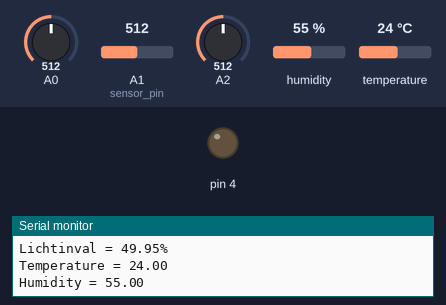
A sketch run on a simulated Arduino Uno, built for the host (arithmetic inside an expression is 32-bit, double 64-bit). Parts: output pins drawn as LEDs (lit = HIGH), the last lines printed to the serial monitor. Inputs (shaded band) come from the test bench; at power-on: A0 = 512, A1 (sensor_pin) = 512, A2 = 512, humidity 55 %, temperature 24 °C. WiFi joins after 1.5 s; servers stay silent unless stated.

Above: at 0.1 s.
At 1.6 s:
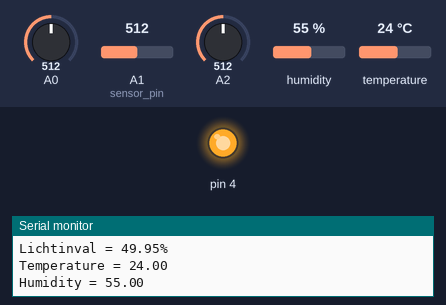
Timing chart, 0 to 3.1 s (numbered marks = the images above):
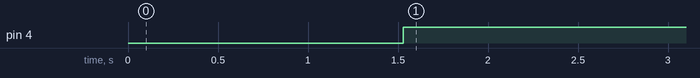

Measured:
- by itself, pin 4: LOW → HIGH at 1.5 s

The sketch:

eindproduct.ino
```cpp
#include <SPI.h>
#include <Ethernet.h>

// luchtV temp
#include <dht.h>
dht DHT;
#define DHT11_PIN 7
// Grondvochtigheid
int sensor_pin = A1;
int gnd_vocht ;

// Lichtsensor
float light;

float lvl;

// Incoming data
String data;

String readString;
// network configuration.  gateway and subnet are optional.

 // the media access control (ethernet hardware) address for the shield:
byte mac[] = { 0xA8, 0x61, 0x0A, 0xAE, 0x88, 0x47 };

//the IP address for the shield:
IPAddress ip(192,168,178,35);

EthernetServer server(80);
void setup()
{

  pinMode(4,OUTPUT);
  digitalWrite(4,LOW);
  // initialize the ethernet device
  Ethernet.begin(mac, ip);

  // start listening for clients
  server.begin();

  Serial.begin(9600);

  Serial.print("Server address: ");
  Serial.println(Ethernet.localIP());
}

void loop()
{
    Licht();

    HumidityTemp();

    Grond();

    Level();

    Serial.println();

  // if an incoming client connects, there will be bytes available to read:
  EthernetClient client = server.available();

  if (client) {
    Serial.println("new client");

    boolean currentLineIsBlank = true;
    while(client.connected())
    {
      if(client.available())
      {

        char thisChar = client.read();
        //Serial.print(thisChar);

        data += thisChar;

        if(thisChar == '>')
        {
          Serial.println(data);

          // Outgoing data
          char outBuf[20];

          if(data == "<HUMIDITY>"){
            sprintf(outBuf,"<HUMIDITY>%d",int(DHT.humidity));
            Serial.println(outBuf);
            server.write(outBuf);
            outBuf[0] = 0;
          }
          if(data == "<LIGHT>"){
            sprintf(outBuf,"<LIGHT>%d",int(light));
            Serial.println(outBuf);
            server.write(outBuf);
            outBuf[0] = 0;
          }
          if(data == "<TEMPERATURE>"){
            sprintf(outBuf,"<TEMPERATURE>%d",int(DHT.temperature));
            Serial.println(outBuf);
            server.write(outBuf);
            outBuf[0] = 0;
          }
          if(data == "<WATERTANK>"){
            sprintf(outBuf,"<WATERTANK>%d", int(lvl));
            Serial.println(outBuf);
            server.write(outBuf);
            outBuf[0] = 0;
          }
          if(data == "<SOILMOIST>"){
            sprintf(outBuf,"<SOILMOIST>%d",int(gnd_vocht));
            Serial.println(outBuf);
            server.write(outBuf);
            outBuf[0] = 0;
          }
// Waterpomp aan en uit zetten via knop
          if(data == "<WATER>"){
           if(gnd_vocht < 80) {
              digitalWrite(4,HIGH);
           }
           else {
              digitalWrite(4,LOW);
           }
          }


          data = "";

        }

      }else{
        Serial.println("Client unavailable");
      }
    }

    delay(1);

//    client.stop();
//    Serial.println("client disconnected");
  }

  while(Serial.available() > 0)
  {
    char data = Serial.read();
    server.print(data);
  }
}


/**********************************************************
 * luchtvochtigheid
 * temperatuur
 * ********************************************************/

void HumidityTemp(){
  int chk = DHT.read11(DHT11_PIN);

  Serial.print("Temperature = ");
  Serial.println(DHT.temperature);

  Serial.print("Humidity = ");
  Serial.println(DHT.humidity);
  delay(1500);
}


/**********************************************************
 * grondvochtigheid
 * ********************************************************/

void Grond() {

   gnd_vocht= analogRead(sensor_pin);

   gnd_vocht = map(gnd_vocht,1023,0,0,100);

   Serial.print("Mositure : ");

   Serial.print(gnd_vocht);

   Serial.println("%");

//  Waterpomp aan en uit zetten

   if(gnd_vocht < 70) {
      digitalWrite(4,HIGH);
   }
   else {
      digitalWrite(4,LOW);
   }

}

/********************************************************
 * Lichtinval
 ********************************************************/

void Licht() {

  int analogValue = analogRead(A0);
  light = 1023-analogValue;

  Serial.print("Lichtinval = ");
  light = (light/1023)*100;
  Serial.print(light);
  Serial.println("%");
}


/********************************************************
 * Waterlevel
 ********************************************************/

 void Level() {

  lvl = analogRead(A2);

  Serial.print("Waterlevel = ");

  lvl = map(lvl, 0, 900, 0, 255);

  if(lvl > 100) {
    lvl = 100;
  }

  Serial.print(lvl);
  Serial.println("%");
 }
```
